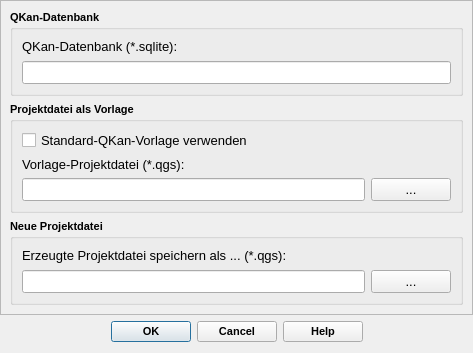
<?xml version="1.0" encoding="UTF-8"?>
<ui version="4.0">
 <class>ImportFromHEDialogBase</class>
 <widget class="QDialog" name="ImportFromHEDialogBase">
  <property name="geometry">
   <rect>
    <x>0</x>
    <y>0</y>
    <width>473</width>
    <height>353</height>
   </rect>
  </property>
  <property name="minimumSize">
   <size>
    <width>280</width>
    <height>150</height>
   </size>
  </property>
  <property name="maximumSize">
   <size>
    <width>16777215</width>
    <height>370</height>
   </size>
  </property>
  <property name="font">
   <font>
    <family>Tahoma</family>
   </font>
  </property>
  <property name="windowTitle">
   <string>QKan-Projektdatei übernehmen</string>
  </property>
  <layout class="QVBoxLayout" name="verticalLayout">
   <property name="leftMargin">
    <number>0</number>
   </property>
   <property name="topMargin">
    <number>0</number>
   </property>
   <property name="rightMargin">
    <number>0</number>
   </property>
   <item>
    <widget class="QScrollArea" name="scrollArea">
     <property name="widgetResizable">
      <bool>true</bool>
     </property>
     <widget class="QWidget" name="scrollAreaWidgetContents">
      <property name="geometry">
       <rect>
        <x>0</x>
        <y>0</y>
        <width>471</width>
        <height>313</height>
       </rect>
      </property>
      <layout class="QVBoxLayout" name="verticalLayout_2">
       <item>
        <widget class="QGroupBox" name="groupBox_2">
         <property name="font">
          <font>
           <family>Tahoma</family>
           <pointsize>8</pointsize>
           <weight>75</weight>
           <bold>true</bold>
          </font>
         </property>
         <property name="toolTip">
          <string comment="Nach dem Import eine Projektdatei neu erzeugen und speichern (optional)"/>
         </property>
         <property name="title">
          <string>QKan-Datenbank</string>
         </property>
         <property name="flat">
          <bool>false</bool>
         </property>
         <property name="checkable">
          <bool>false</bool>
         </property>
         <layout class="QVBoxLayout" name="verticalLayout_5">
          <item>
           <widget class="QLabel" name="label">
            <property name="font">
             <font>
              <family>Tahoma</family>
              <pointsize>10</pointsize>
              <weight>50</weight>
              <bold>false</bold>
             </font>
            </property>
            <property name="text">
             <string>QKan-Datenbank (*.sqlite):</string>
            </property>
            <property name="alignment">
             <set>Qt::AlignLeading|Qt::AlignLeft|Qt::AlignVCenter</set>
            </property>
           </widget>
          </item>
          <item>
           <widget class="QLineEdit" name="tf_qkanDB">
            <property name="font">
             <font>
              <family>Tahoma</family>
              <pointsize>10</pointsize>
              <weight>50</weight>
              <bold>false</bold>
             </font>
            </property>
            <property name="toolTip">
             <string>&lt;html&gt;&lt;head/&gt;&lt;body&gt;&lt;p&gt;QKan - Datenbank, auf die die Projektdatei verweisen soll&lt;/p&gt;&lt;/body&gt;&lt;/html&gt;</string>
            </property>
            <property name="statusTip">
             <string>QKan - Datenbank, auf die die Projektdatei verweisen soll</string>
            </property>
            <property name="alignment">
             <set>Qt::AlignRight|Qt::AlignTrailing|Qt::AlignVCenter</set>
            </property>
            <property name="readOnly">
             <bool>true</bool>
            </property>
           </widget>
          </item>
         </layout>
        </widget>
       </item>
       <item>
        <widget class="QGroupBox" name="groupBox_3">
         <property name="font">
          <font>
           <family>Tahoma</family>
           <pointsize>8</pointsize>
           <weight>75</weight>
           <bold>true</bold>
          </font>
         </property>
         <property name="title">
          <string>Projektdatei als Vorlage</string>
         </property>
         <layout class="QVBoxLayout" name="verticalLayout_4">
          <item>
           <widget class="QCheckBox" name="cb_applyQKanTemplate">
            <property name="font">
             <font>
              <family>Tahoma</family>
              <pointsize>10</pointsize>
              <weight>50</weight>
              <bold>false</bold>
             </font>
            </property>
            <property name="toolTip">
             <string>&lt;html&gt;&lt;head/&gt;&lt;body&gt;&lt;p&gt;Suche der Vorlageprojektdatei beginnt im Template-Verzeichnis&lt;/p&gt;&lt;/body&gt;&lt;/html&gt;</string>
            </property>
            <property name="statusTip">
             <string>Suchverzeichnis vor Vorlageprojektdatei auf Template-Verzeichnis setzen</string>
            </property>
            <property name="text">
             <string>Standard-QKan-Vorlage verwenden</string>
            </property>
           </widget>
          </item>
          <item>
           <widget class="QLabel" name="label_2">
            <property name="font">
             <font>
              <family>Tahoma</family>
              <pointsize>10</pointsize>
              <weight>50</weight>
              <bold>false</bold>
             </font>
            </property>
            <property name="text">
             <string>Vorlage-Projektdatei (*.qgs):</string>
            </property>
            <property name="alignment">
             <set>Qt::AlignLeading|Qt::AlignLeft|Qt::AlignVCenter</set>
            </property>
           </widget>
          </item>
          <item>
           <layout class="QHBoxLayout" name="horizontalLayout_2">
            <item>
             <widget class="QLineEdit" name="tf_projectTemplate">
              <property name="font">
               <font>
                <family>Tahoma</family>
                <pointsize>10</pointsize>
                <weight>50</weight>
                <bold>false</bold>
               </font>
              </property>
              <property name="toolTip">
               <string>&lt;html&gt;&lt;head/&gt;&lt;body&gt;&lt;p&gt;Projektdatei, die als Vorlage verwendet werden soll&lt;/p&gt;&lt;/body&gt;&lt;/html&gt;</string>
              </property>
              <property name="statusTip">
               <string>Projektdatei, die als Vorlage verwendet werden soll</string>
              </property>
              <property name="alignment">
               <set>Qt::AlignRight|Qt::AlignTrailing|Qt::AlignVCenter</set>
              </property>
             </widget>
            </item>
            <item>
             <widget class="QPushButton" name="pb_selectProjectTemplate">
              <property name="font">
               <font>
                <family>Tahoma</family>
                <pointsize>10</pointsize>
                <weight>50</weight>
                <bold>false</bold>
               </font>
              </property>
              <property name="toolTip">
               <string>&lt;html&gt;&lt;head/&gt;&lt;body&gt;&lt;p&gt;Suchfenster öffnen ...&lt;/p&gt;&lt;/body&gt;&lt;/html&gt;</string>
              </property>
              <property name="statusTip">
               <string>Suchfenster öffnen ...</string>
              </property>
              <property name="text">
               <string>...</string>
              </property>
             </widget>
            </item>
           </layout>
          </item>
         </layout>
        </widget>
       </item>
       <item>
        <widget class="QGroupBox" name="groupBox">
         <property name="font">
          <font>
           <family>Tahoma</family>
           <pointsize>8</pointsize>
           <weight>75</weight>
           <bold>true</bold>
          </font>
         </property>
         <property name="toolTip">
          <string comment="Pfade der Import- und Exportdatenbank"/>
         </property>
         <property name="title">
          <string>Neue Projektdatei</string>
         </property>
         <property name="flat">
          <bool>false</bool>
         </property>
         <property name="checkable">
          <bool>false</bool>
         </property>
         <layout class="QVBoxLayout" name="verticalLayout_3">
          <item>
           <widget class="QLabel" name="label_4">
            <property name="font">
             <font>
              <family>Tahoma</family>
              <pointsize>10</pointsize>
              <weight>50</weight>
              <bold>false</bold>
             </font>
            </property>
            <property name="text">
             <string>Erzeugte Projektdatei speichern als ... (*.qgs):</string>
            </property>
            <property name="alignment">
             <set>Qt::AlignLeading|Qt::AlignLeft|Qt::AlignVCenter</set>
            </property>
           </widget>
          </item>
          <item>
           <layout class="QHBoxLayout" name="horizontalLayout">
            <item>
             <widget class="QLineEdit" name="tf_projectFile">
              <property name="font">
               <font>
                <family>Tahoma</family>
                <pointsize>10</pointsize>
                <weight>50</weight>
                <bold>false</bold>
               </font>
              </property>
              <property name="toolTip">
               <string>&lt;html&gt;&lt;head/&gt;&lt;body&gt;&lt;p&gt;Pfad der neu erzeugten Projektdatei&lt;/p&gt;&lt;/body&gt;&lt;/html&gt;</string>
              </property>
              <property name="alignment">
               <set>Qt::AlignRight|Qt::AlignTrailing|Qt::AlignVCenter</set>
              </property>
             </widget>
            </item>
            <item>
             <widget class="QPushButton" name="pb_selectProjectFile">
              <property name="font">
               <font>
                <family>Tahoma</family>
                <pointsize>10</pointsize>
                <weight>50</weight>
                <bold>false</bold>
               </font>
              </property>
              <property name="toolTip">
               <string>&lt;html&gt;&lt;head/&gt;&lt;body&gt;&lt;p&gt;Suchfenster öffnen ...&lt;/p&gt;&lt;/body&gt;&lt;/html&gt;</string>
              </property>
              <property name="statusTip">
               <string>Suchfenster öffnen ...</string>
              </property>
              <property name="text">
               <string>...</string>
              </property>
             </widget>
            </item>
           </layout>
          </item>
         </layout>
        </widget>
       </item>
      </layout>
     </widget>
    </widget>
   </item>
   <item>
    <widget class="QDialogButtonBox" name="button_box">
     <property name="font">
      <font>
       <family>Tahoma</family>
       <pointsize>8</pointsize>
       <weight>75</weight>
       <bold>true</bold>
      </font>
     </property>
     <property name="toolTip">
      <string>&lt;html&gt;&lt;head/&gt;&lt;body&gt;&lt;p&gt;Datenimport starten ...&lt;/p&gt;&lt;/body&gt;&lt;/html&gt;</string>
     </property>
     <property name="orientation">
      <enum>Qt::Horizontal</enum>
     </property>
     <property name="standardButtons">
      <set>QDialogButtonBox::Cancel|QDialogButtonBox::Help|QDialogButtonBox::Ok</set>
     </property>
     <property name="centerButtons">
      <bool>true</bool>
     </property>
    </widget>
   </item>
  </layout>
 </widget>
 <resources/>
 <connections>
  <connection>
   <sender>button_box</sender>
   <signal>accepted()</signal>
   <receiver>ImportFromHEDialogBase</receiver>
   <slot>accept()</slot>
   <hints>
    <hint type="sourcelabel">
     <x>265</x>
     <y>205</y>
    </hint>
    <hint type="destinationlabel">
     <x>275</x>
     <y>117</y>
    </hint>
   </hints>
  </connection>
  <connection>
   <sender>button_box</sender>
   <signal>rejected()</signal>
   <receiver>ImportFromHEDialogBase</receiver>
   <slot>reject()</slot>
   <hints>
    <hint type="sourcelabel">
     <x>265</x>
     <y>205</y>
    </hint>
    <hint type="destinationlabel">
     <x>275</x>
     <y>117</y>
    </hint>
   </hints>
  </connection>
 </connections>
</ui>
